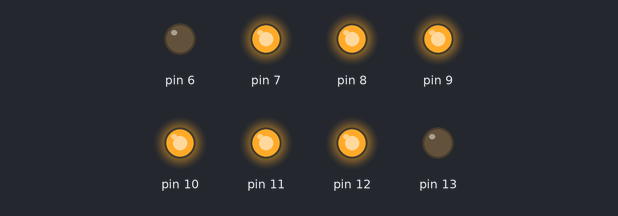
The sketch below on a simulated Arduino Uno, built with avr-gcc and run on an emulated ATmega328P. Parts: output pins drawn as LEDs (lit = HIGH).

Above: at 0.5 s.
At 1.5 s:
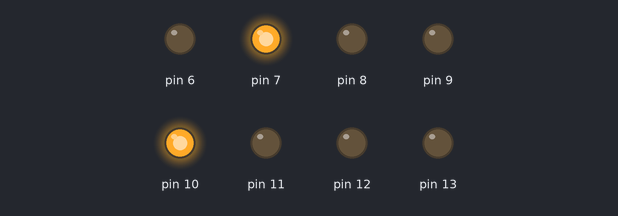
At 3.5 s:
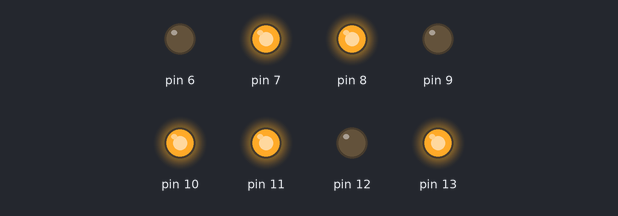
At 6.5 s:
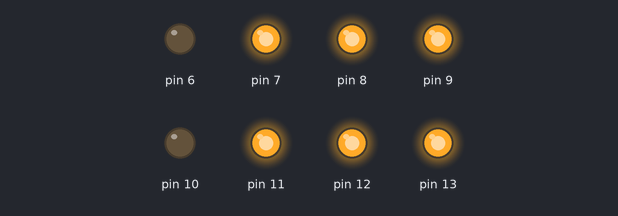
At 9.5 s:
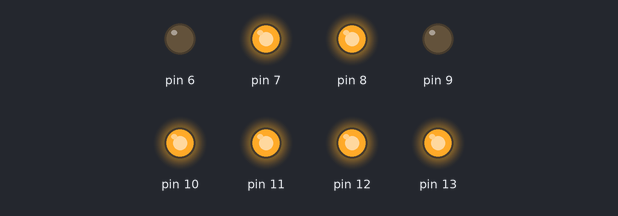
At 13.5 s:
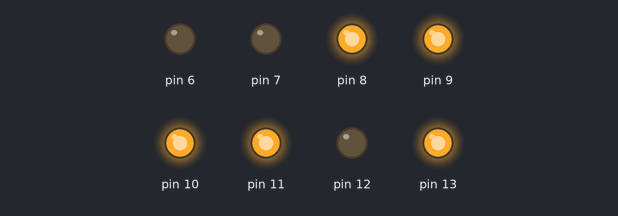
Timing chart, 0 to 14.3 s (numbered marks = the images above):
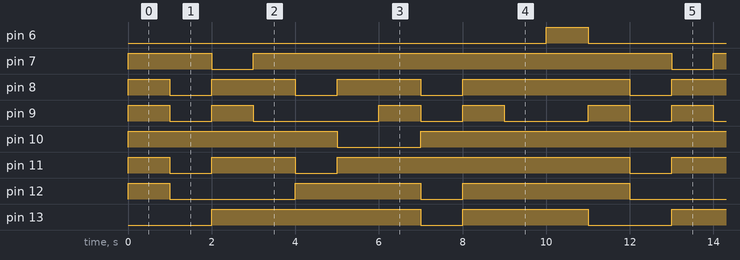

Measured:
- by itself, pin 6: alternates HIGH for 1.0 s and LOW for 10.0 s
- by itself, pin 7: repeats every 11.0 s: LOW 1.0 s, HIGH 10.0 s
- by itself, pin 8: repeats every 11.0 s: 2 × (LOW 1.0 s, HIGH 2.0 s), LOW 1.0 s, HIGH 4.0 s
- by itself, pin 9: repeats every 11.0 s: LOW 1.0 s, HIGH 1.0 s, LOW 3.0 s, HIGH 1.0 s, LOW 1.0 s, HIGH 1.0 s, LOW 2.0 s, HIGH 1.0 s
- by itself, pin 10: repeats every 11.0 s: LOW 2.0 s, HIGH 9.0 s
- by itself, pin 11: repeats every 11.0 s: LOW 1.0 s, HIGH 2.0 s, LOW 1.0 s, HIGH 7.0 s
- by itself, pin 12: repeats every 11.0 s: LOW 3.0 s, HIGH 3.0 s, LOW 1.0 s, HIGH 4.0 s
- by itself, pin 13: repeats every 11.0 s: LOW 1.0 s, HIGH 3.0 s, LOW 2.0 s, HIGH 5.0 s

The sketch:

_7segmentos.ino
```cpp
void setup() {
    for (int i = 6; i <= 13; i++) {
    pinMode(i,OUTPUT);
  }

}

void loop() {
  //0 = LOW, 1 = HIGH
  //Zero
  digitalWrite(13,0);
  digitalWrite(12,1);
  digitalWrite(11,1);
  digitalWrite(10,1);
  digitalWrite(9,1);
  digitalWrite(8,1);
  digitalWrite(7,1);
  digitalWrite(6,0);
  delay(1000);
  //um
  digitalWrite(13,0);
  digitalWrite(12,0);
  digitalWrite(11,0);
  digitalWrite(10,1);
  digitalWrite(9,0);
  digitalWrite(8,0);
  digitalWrite(7,1);
  digitalWrite(6,0);
  delay(1000);
  //dois
  digitalWrite(13,1);
  digitalWrite(12,0);
  digitalWrite(11,1);
  digitalWrite(10,1);
  digitalWrite(9,1);
  digitalWrite(8,1);
  digitalWrite(7,0);
  digitalWrite(6,0);
  delay(1000);
  //tres
  digitalWrite(13,1);
  digitalWrite(12,0);
  digitalWrite(11,1);
  digitalWrite(10,1);
  digitalWrite(9,0);
  digitalWrite(8,1);
  digitalWrite(7,1);
  digitalWrite(6,0);
  delay(1000);
  //quatro
  digitalWrite(13,1);
  digitalWrite(12,1);
  digitalWrite(11,0);
  digitalWrite(10,1);
  digitalWrite(9,0);
  digitalWrite(8,0);
  digitalWrite(7,1);
  digitalWrite(6,0);
  delay(1000);
  //cinco
  digitalWrite(13,1);
  digitalWrite(12,1);
  digitalWrite(11,1);
  digitalWrite(10,0);
  digitalWrite(9,0);
  digitalWrite(8,1);
  digitalWrite(7,1);
  digitalWrite(6,0);
  delay(1000);
  //seis
  digitalWrite(13,1);
  digitalWrite(12,1);
  digitalWrite(11,1);
  digitalWrite(10,0);
  digitalWrite(9,1);
  digitalWrite(8,1);
  digitalWrite(7,1);
  digitalWrite(6,0);
  delay(1000);
  //sete
  digitalWrite(13,0);
  digitalWrite(12,0);
  digitalWrite(11,1);
  digitalWrite(10,1);
  digitalWrite(9,0);
  digitalWrite(8,0);
  digitalWrite(7,1);
  digitalWrite(6,0);
  delay(1000);
  //oito
  digitalWrite(13,1);
  digitalWrite(12,1);
  digitalWrite(11,1);
  digitalWrite(10,1);
  digitalWrite(9,1);
  digitalWrite(8,1);
  digitalWrite(7,1);
  digitalWrite(6,0);
  delay(1000);
  //nove
  digitalWrite(13,1);
  digitalWrite(12,1);
  digitalWrite(11,1);
  digitalWrite(10,1);
  digitalWrite(9,0);
  digitalWrite(8,1);
  digitalWrite(7,1);
  digitalWrite(6,0);
  delay(1000);
  //ponto
  digitalWrite(6,1);
  delay(1000);
}
```
